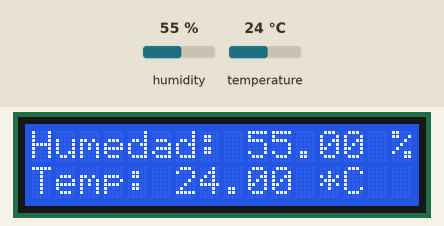
This sketch was run on a simulated Arduino Uno, built with avr-gcc and run on an emulated ATmega328P. On the bench: 16×2 character LCD. The inputs (shaded band) are chosen by the test bench; at power-on: humidity 55 %, temperature 24 °C.

Above: at 1.2 s.
1.3 s: humidity set to 22 %
At 3.2 s:
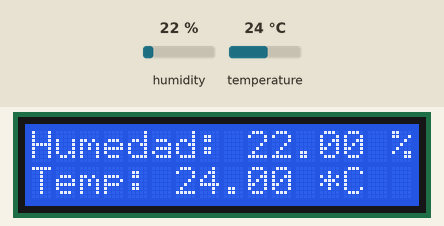
4.0 s: temperature set to 12 °C
At 5.2 s:
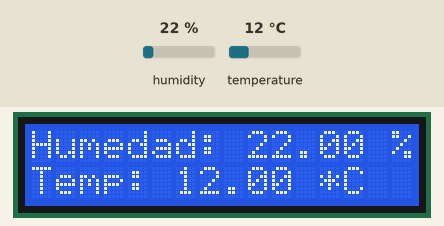
6.7 s: humidity set to 40 %
At 9.2 s:
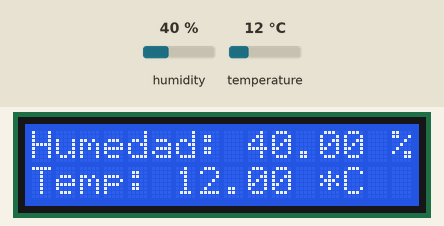
9.6 s: temperature set to 19 °C
At 11.2 s:
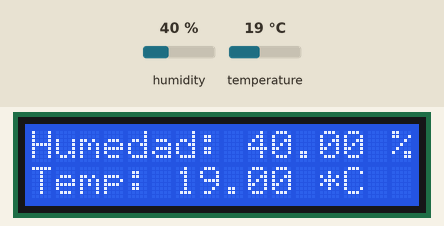
Timing chart, 0 to 12.7 s (numbered marks = the images above; inputs shaded):
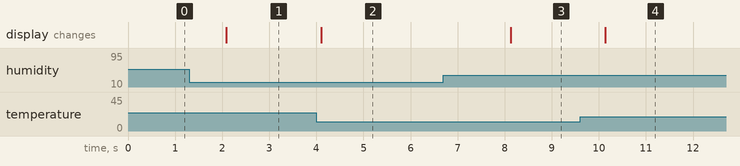

The sketch:

Practica_2.ino
```cpp
//Amaya Montalvo Pablo Iván
//Vargas Guillen José Ricardo

#include "DHT.h"
#include <LiquidCrystal.h>

#define DHTPIN 2      // Pin donde está conectado el sensor DHT22
#define DHTTYPE DHT22 // Tipo de sensor

// Crear instancias de las librerías
DHT dht(DHTPIN, DHTTYPE); // Inicializar el sensor DHT
LiquidCrystal lcd(8, 9, 4, 5, 6, 7); // Pines del LCD Keypad Shield

void setup() {
  lcd.begin(16, 2);  // Inicializa el LCD de 16 columnas y 2 filas
  lcd.clear();       // Limpiar la pantalla del LCD
  dht.begin();       // Inicializa el sensor DHT
}

void loop() {
  // Lee la humedad y la temperatura en grados Celsius
  float h = dht.readHumidity();
  float t = dht.readTemperature();

  // Verifica si la lectura del sensor fue exitosa
  if (isnan(h) || isnan(t)) {
    lcd.clear();
    lcd.setCursor(0, 0);
    lcd.print("Error al leer");
    lcd.setCursor(0, 1);
    lcd.print("el sensor DHT");
    return;
  }

  // Muestra los resultados en el LCD
  lcd.clear();
  lcd.setCursor(0, 0);
  lcd.print("Humedad: ");
  lcd.print(h);
  lcd.print(" %");

  lcd.setCursor(0, 1);
  lcd.print("Temp: ");
  lcd.print(t);
  lcd.print(" *C");

  delay(2000);  // Espera 2 segundos antes de actualizar las lecturas
}
```

Measured:
- after the input at 1.3 s, the display: changes after 0.79 s (image 1)
- after the input at 4.0 s, the display: changes after 0.10 s (image 2)
- after the input at 6.7 s, the display: changes after 1.4 s (image 3)
- after the input at 9.6 s, the display: changes after 0.54 s (image 4)
